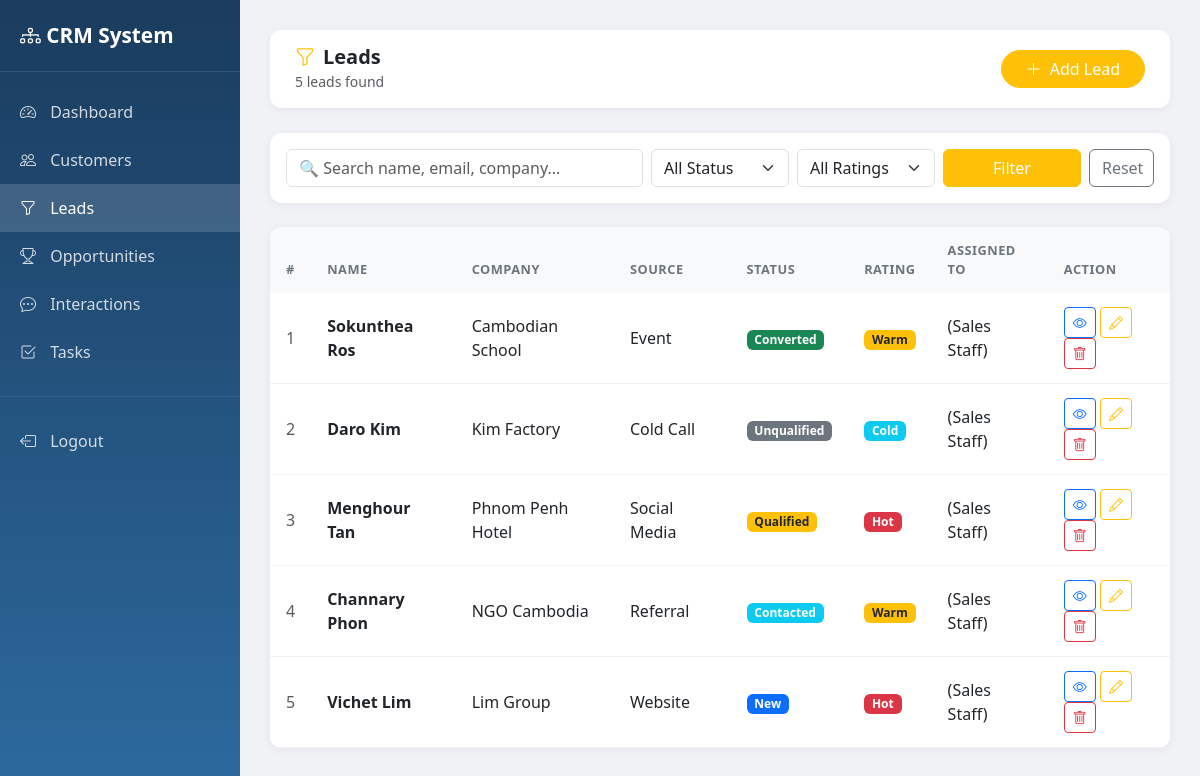
The page /leads/ (signed in) on the database its author committed.
### leads/models.py (models this page shows, shortened)
class Lead(models.Model):
    SOURCE_CHOICES = [
        ('website', 'Website'),
        ('referral', 'Referral'),
        ('social_media', 'Social Media'),
        ('cold_call', 'Cold Call'),
        ('event', 'Event'),
    ]
    STATUS_CHOICES = [
        ('new', 'New'),
        ('contacted', 'Contacted'),
        ('qualified', 'Qualified'),
        ('unqualified', 'Unqualified'),
        ('converted', 'Converted'),
    ]
    RATING_CHOICES = [
        ('hot', '🔥 Hot'),
        ('warm', '😊 Warm'),
        ('cold', '❄️ Cold'),
    ]
    full_name = models.CharField(max_length=200)
    email = models.EmailField(blank=True)
    phone = models.CharField(max_length=20, blank=True)
    company = models.CharField(max_length=200, blank=True)
    source = models.CharField(max_length=30, choices=SOURCE_CHOICES, blank=True)
    status = models.CharField(max_length=20, choices=STATUS_CHOICES, default='new')
    rating = models.CharField(max_length=10, choices=RATING_CHOICES, blank=True)
    budget = models.DecimalField(max_digits=12, decimal_places=2, null=True, blank=True)
    notes = models.TextField(blank=True)
    assigned_to = models.ForeignKey(User, on_delete=models.SET_NULL, null=True, blank=True)
    converted_customer = models.ForeignKey(Customer, on_delete=models.SET_NULL, null=True, blank=True)
    converted_at = models.DateTimeField(null=True, blank=True)
    created_at = models.DateTimeField(auto_now_add=True)
    updated_at = models.DateTimeField(auto_now=True)

### accounts/models.py (models this page shows)
class User(AbstractUser):
    ROLE_CHOICES = [
        ('admin', 'Admin'),
        ('sales_staff', 'Sales Staff'),
        ('customer_service', 'Customer Service'),
    ]
    phone = models.CharField(max_length=20, blank=True)
    role = models.CharField(max_length=20, choices=ROLE_CHOICES, default='sales_staff')
    profile_image = models.ImageField(upload_to='profiles/', blank=True, null=True)
    user_role = models.ForeignKey(Role, on_delete=models.SET_NULL, null=True, blank=True)
    def __str__(self):
        role_name = self.user_role.name if self.user_role else self.get_role_display()
        return f"{self.get_full_name()} ({role_name})"

### leads/views.py (the view)
# urls.py: path('', views.lead_list, name='lead_list'),
@login_required
@sales_required
def lead_list(request):
    query = request.GET.get('q', '')
    status = request.GET.get('status', '')
    rating = request.GET.get('rating', '')
    leads = Lead.objects.all().order_by('-created_at')
    if query:
        leads = leads.filter(
            Q(full_name__icontains=query) |
            Q(email__icontains=query) |
            Q(company__icontains=query)
        )
    if status:
        leads = leads.filter(status=status)
    if rating:
        leads = leads.filter(rating=rating)
    context = {
        'leads': leads,
        'query': query,
        'status': status,
        'rating': rating,
        'total': leads.count(),
    }
    return render(request, 'leads/lead_list.html', context)

### accounts/permissions.py (called while the page is built)
def has_role(user, *roles):
    if not user.is_authenticated:
        return False
    if user.is_superuser or getattr(user, 'role', None) == ADMIN:
        return True
    return getattr(user, 'role', None) in roles

def role_required(*roles):
    def decorator(view_func):
        @wraps(view_func)
        def wrapper(request, *args, **kwargs):
            if has_role(request.user, *roles):
                return view_func(request, *args, **kwargs)
            messages.error(request, 'You do not have permission to access that CRM module.')
            return redirect('dashboard')
        return wrapper
    return decorator

### templates/leads/lead_list.html (shortened to what this page needs)
{% extends 'base.html' %}
{% block nav_leads %}class="active"{% endblock %}
{% block content %}
<div class="topbar">
    <div>
        <h5 class="mb-0 fw-bold"><i class="bi bi-funnel text-warning me-2"></i>Leads</h5>
        <small class="text-muted">{{ total }} lead{{ total|pluralize }} found</small>
    </div>
    <a href="/leads/add/" class="btn btn-warning rounded-pill px-4 text-white">
        <i class="bi bi-plus-lg me-1"></i> Add Lead
    </a>
</div>
<div class="table-card mb-4 p-3">
    <form method="get" class="row g-2 align-items-end">
        <div class="col-md-5">
            <input type="text" name="q" value="{{ query }}" class="form-control" placeholder="🔍 Search name, email, company...">
        </div>
        <div class="col-md-2">
            <select name="status" class="form-select">
                <option value="">All Status</option>
            </select>
        </div>
        <div class="col-md-2">
            <select name="rating" class="form-select">
                <option value="">All Ratings</option>
            </select>
        </div>
        <div class="col-md-2">
            <button type="submit" class="btn btn-warning w-100 text-white">Filter</button>
        </div>
        <div class="col-md-1">
            <a href="/leads/" class="btn btn-outline-secondary w-100">Reset</a>
        </div>
    </form>
</div>
<div class="table-card">
    <table class="table mb-0">
        <thead>
            <tr>
                <th>#</th><th>Name</th><th>Company</th><th>Source</th>
                <th>Status</th><th>Rating</th><th>Assigned To</th><th>Action</th>
            </tr>
        </thead>
        <tbody>
            {% for lead in leads %}
            <tr>
                <td class="text-muted">{{ forloop.counter }}</td>
                <td class="fw-semibold">{{ lead.full_name }}</td>
                <td>{{ lead.company|default:"-" }}</td>
                <td>{{ lead.get_source_display|default:"-" }}</td>
                <td>
                    <span class="badge
                        {% if lead.status == 'new' %}bg-primary
                        {% elif lead.status == 'contacted' %}bg-info
                        {% elif lead.status == 'qualified' %}bg-warning text-dark
                        {% elif lead.status == 'converted' %}bg-success
                        {% else %}bg-secondary{% endif %}">
                        {{ lead.get_status_display }}
                    </span>
                </td>
                <td>
                    {% if lead.rating == 'hot' %}<span class="badge bg-danger">Hot</span>
                    {% elif lead.rating == 'warm' %}<span class="badge bg-warning text-dark">Warm</span>
                    {% elif lead.rating == 'cold' %}<span class="badge bg-info">Cold</span>
                    {% else %}-{% endif %}
                </td>
                <td>{{ lead.assigned_to|default:"-" }}</td>
                <td>
                    <a href="/leads/{{ lead.pk }}/" class="btn btn-sm btn-outline-primary"><i class="bi bi-eye"></i></a>
                    <a href="/leads/{{ lead.pk }}/edit/" class="btn btn-sm btn-outline-warning"><i class="bi bi-pencil"></i></a>
                    <a href="/leads/{{ lead.pk }}/delete/" class="btn btn-sm btn-outline-danger"><i class="bi bi-trash"></i></a>
                </td>
            </tr>
            {% endfor %}
        </tbody>
    </table>
</div>
{% endblock %}

### rows shown on the page
Lead: full_name "Sokunthea Ros", company "Cambodian School", source "Event", status "Converted", rating "Warm", assigned_to "(Sales Staff)"
Lead: full_name "Daro Kim", company "Kim Factory", source "Cold Call", status "Unqualified", rating "Cold", assigned_to "(Sales Staff)"
Lead: full_name "Menghour Tan", company "Phnom Penh Hotel", source "Social Media", status "Qualified", rating "Hot", assigned_to "(Sales Staff)"
Lead: full_name "Channary Phon", company "NGO Cambodia", source "Referral", status "Contacted", rating "Warm", assigned_to "(Sales Staff)"
Lead: full_name "Vichet Lim", company "Lim Group", source "Website", status "New", rating "Hot", assigned_to "(Sales Staff)"

### other values the page prints
{{ total }} "5"
